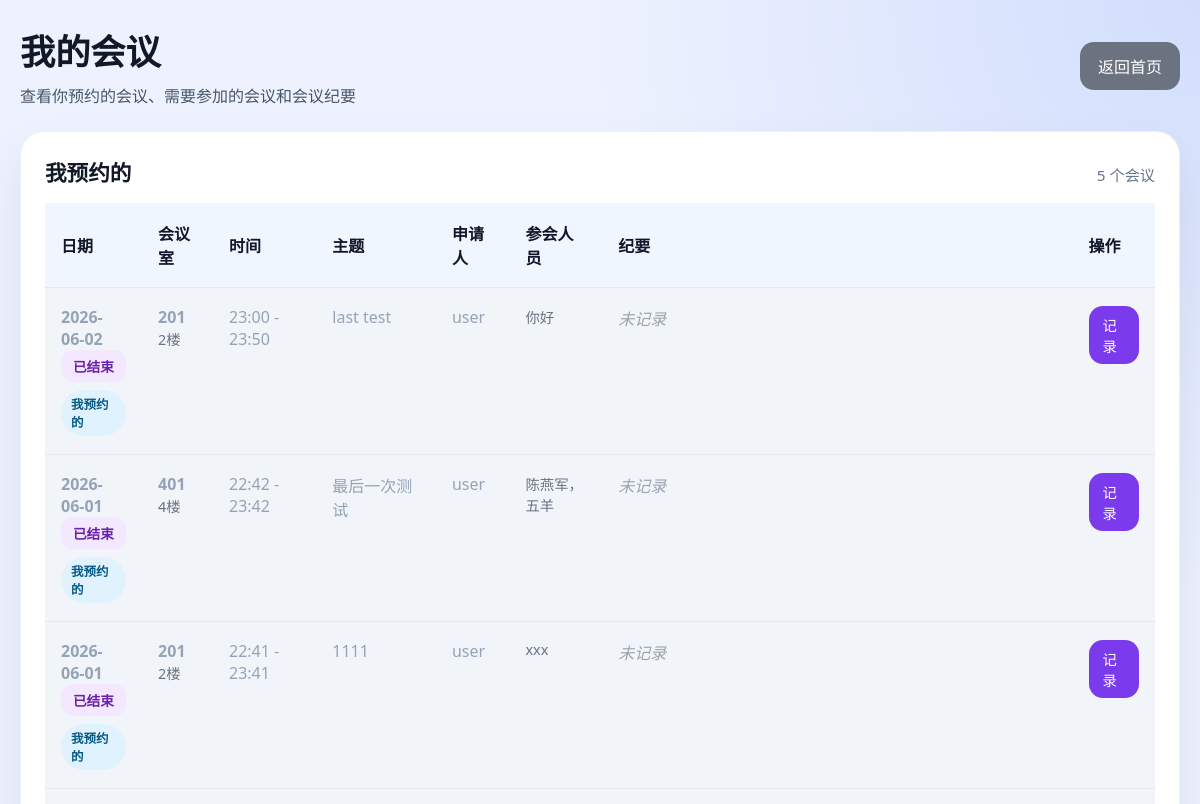
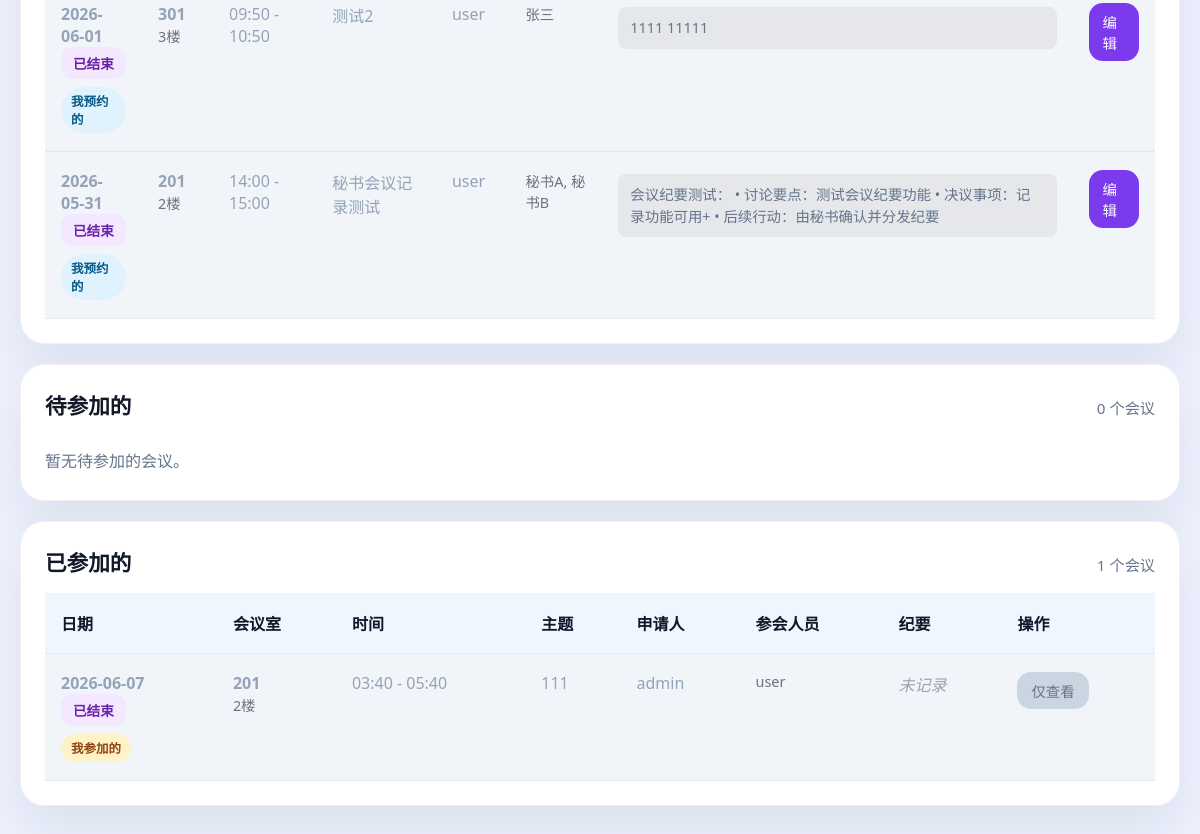
/my_bookings (signed in), run on an earlier commit of the app's database (2 pictures, top to bottom).
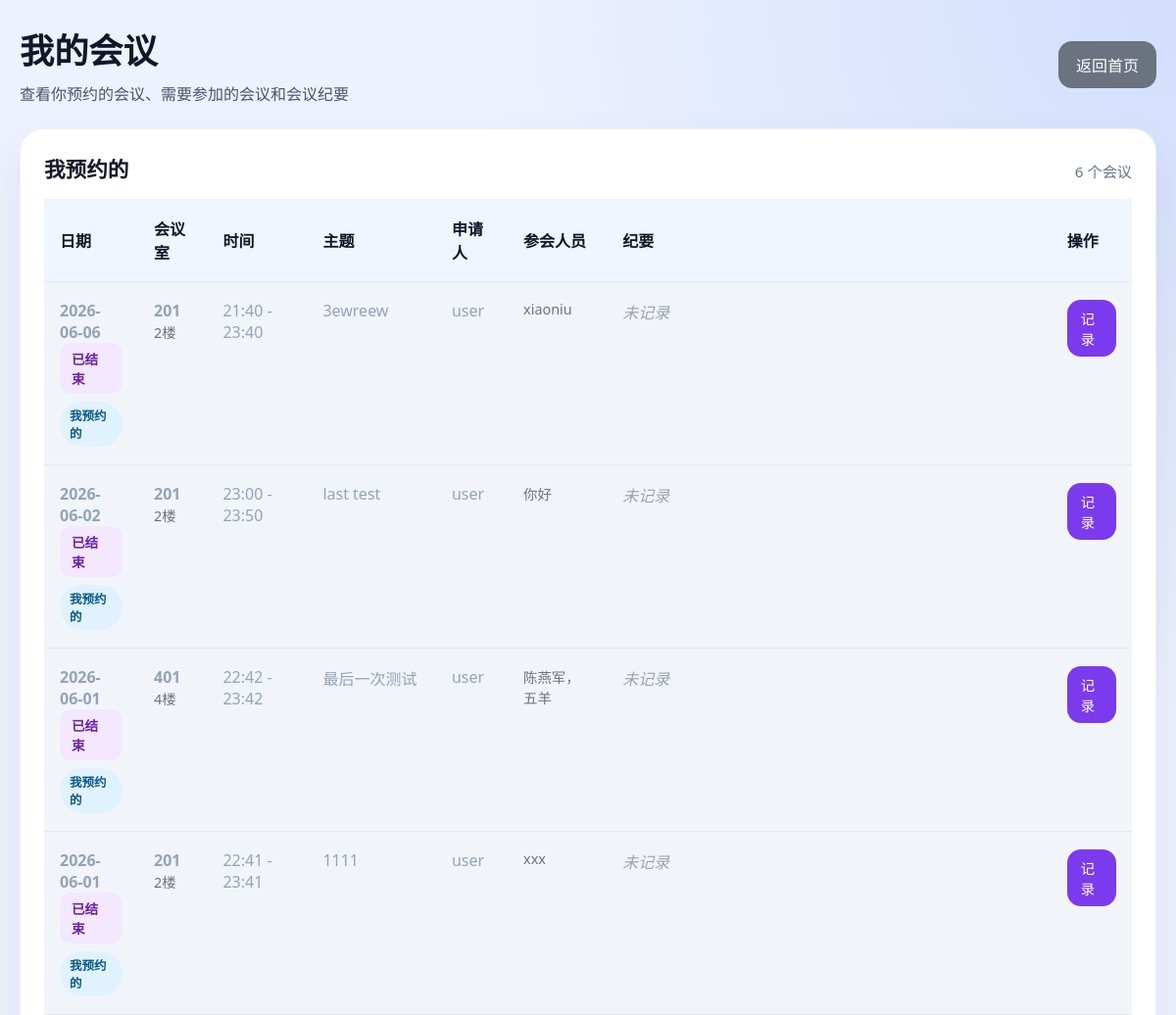
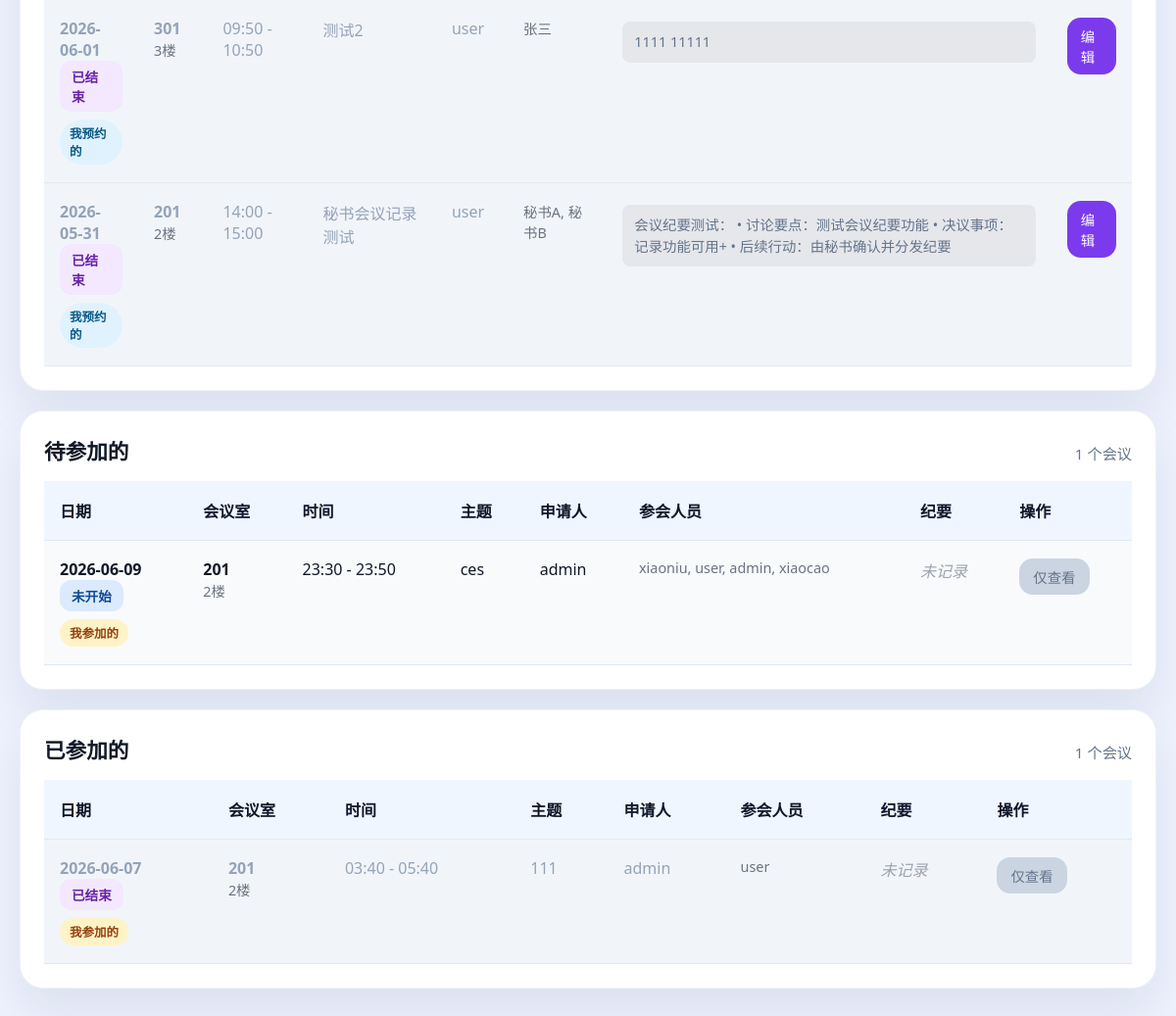
And on a later commit of the database (2 pictures, top to bottom).
### tables this page shows
CREATE TABLE booking (
                booking_id INTEGER PRIMARY KEY AUTOINCREMENT,
                room_id INTEGER NOT NULL,
                date TEXT NOT NULL,
                start_time TEXT NOT NULL,
                end_time TEXT NOT NULL,
                owner TEXT NOT NULL,
                subject TEXT NOT NULL,
                attendees TEXT NOT NULL DEFAULT '', minutes TEXT NOT NULL DEFAULT '', owner_display TEXT NOT NULL DEFAULT '', attendee_usernames TEXT NOT NULL DEFAULT '',
                FOREIGN KEY (room_id) REFERENCES room(room_id) ON DELETE CASCADE
            );

CREATE TABLE room (
                room_id INTEGER PRIMARY KEY AUTOINCREMENT,
                name TEXT NOT NULL UNIQUE,
                capacity INTEGER NOT NULL,
                location TEXT NOT NULL
            );

### app.py (the view)
@app.route("/my_bookings")
@login_required
def my_bookings():
    user = session.get("user")
    username = user.get("username")
    bookings = get_user_related_bookings(username)
    now = datetime.now()
    owned_bookings = []
    pending_attendee_bookings = []
    attended_bookings = []
    for booking in bookings:
        start_at = parse_booking_datetime(booking.get("date"), booking.get("start_time"))
        end_at = parse_booking_datetime(booking.get("date"), booking.get("end_time"))
        booking["can_write_minutes"] = bool(start_at and start_at <= now)
        booking["is_ended"] = bool(end_at and end_at <= now)
        booking["is_owner"] = booking.get("relation") in {"owner", "both"}
        if booking["is_owner"]:
            owned_bookings.append(booking)
        elif booking["is_ended"]:
            attended_bookings.append(booking)
        else:
            pending_attendee_bookings.append(booking)
    owned_bookings.sort(key=lambda item: (item["date"], item["start_time"]), reverse=True)
    pending_attendee_bookings.sort(key=lambda item: (item["date"], item["start_time"]))
    attended_bookings.sort(key=lambda item: (item["date"], item["start_time"]), reverse=True)
    return render_template(
        "my_bookings.html",
        bookings=bookings,
        owned_bookings=owned_bookings,
        pending_attendee_bookings=pending_attendee_bookings,
        attended_bookings=attended_bookings,
        username=username,
        user_role=user.get("role"),
        now_date=date.today().isoformat(),
        now_datetime=datetime.now().strftime("%Y-%m-%d %H:%M"),
    )

### app.py (called while the page is built)
def login_required(view):
    @wraps(view)
    def wrapped(*args, **kwargs):
        if not session.get("user"):
            return redirect(url_for("login", next=request.path))
        return view(*args, **kwargs)
    return wrapped

def parse_booking_datetime(date_value, time_value):
    try:
        return datetime.fromisoformat(f"{date_value}T{time_value}")
    except (TypeError, ValueError):
        return None

@app.context_processor
def inject_user():
    return {"current_user": session.get("user")}

### models.py (called while the page is built)
def get_connection():
    conn = sqlite3.connect(DB_PATH)
    conn.row_factory = sqlite3.Row
    conn.execute("PRAGMA foreign_keys = ON")
    return conn

def fetch_all(query, params=()):
    with get_connection() as conn:
        cursor = conn.execute(query, params)
        return [dict(row) for row in cursor.fetchall()]

def fetch_one(query, params=()):
    with get_connection() as conn:
        cursor = conn.execute(query, params)
        row = cursor.fetchone()
        return dict(row) if row else None

def get_user_by_username(username):
    return fetch_one("SELECT * FROM user_account WHERE username = ?", (username,))

### templates/my_bookings.html (shortened to what the changed rows need)
<!DOCTYPE html>
<html lang="zh-CN">
<head>
</head>
<body>
{% macro meeting_table(rows, empty_text) %}
    {% if rows %}
        <table>
            <thead>
            <tr>
                <th>日期</th>
                <th>会议室</th>
                <th>时间</th>
                <th>主题</th>
                <th>申请人</th>
                <th>参会人员</th>
                <th>纪要</th>
                <th>操作</th>
            </tr>
            </thead>
            <tbody>
            {% for booking in rows %}
                <tr class="{% if booking.is_ended %}meeting-ended{% endif %}">
                    <td>
                        <strong>{{ booking.date }}</strong>
                        <br>
                        <span class="status-badge {% if booking.is_ended %}status-past{% elif booking.can_write_minutes %}status-active{% else %}status-future{% endif %}">
                            {% if booking.is_ended %}已结束{% elif booking.can_write_minutes %}进行中{% else %}未开始{% endif %}
                        </span>
                        <br>
                        <span class="relation-badge {{ booking.relation }}">
                            {% if booking.relation == "attendee" %}我参加的{% elif booking.relation == "both" %}我预约并参加{% else %}我预约的{% endif %}
                        </span>
                    </td>
                    <td>
                        <strong>{{ booking.room_name }}</strong>
                        <br>
                        <span style="color: #6b7280; font-size: 0.9rem;">{{ booking.location }}</span>
                    </td>
                    <td>{{ booking.start_time }} - {{ booking.end_time }}</td>
                    <td>{{ booking.subject }}</td>
                    <td>{{ booking.owner_display or booking.owner }}</td>
                    <td style="color: #6b7280; font-size: 0.9rem;">{{ booking.attendees }}</td>
                    <td>
                        {% if booking.minutes %}
                            <div class="minutes-preview">{{ booking.minutes[:100] }}{% if booking.minutes|length > 100 %}...{% endif %}</div>
                        {% else %}
                            <span class="no-minutes">未记录</span>
                        {% endif %}
                    </td>
                    <td>
                        {% if booking.is_owner and booking.can_write_minutes %}
                            <a href="/booking/minutes/{{ booking.booking_id }}" class="button edit">
                                {% if booking.minutes %}编辑{% else %}记录{% endif %}
                            </a>
                        {% elif booking.is_owner and not booking.can_write_minutes %}
                            <span class="button disabled" title="会议开始后才能填写会议纪要">未开始</span>
                            <form method="post" action="/booking/cancel/{{ booking.booking_id }}" onsubmit="return confirm('确定取消这个会议预约吗？');">
                                <input type="hidden" name="return_to" value="/my_bookings">
                                <button type="submit" class="button cancel">取消预约</button>
                            </form>
                        {% else %}
                            <span class="button disabled" title="参会会议仅可查看">仅查看</span>
                        {% endif %}
                    </td>
                </tr>
            {% endfor %}
            </tbody>
        </table>
    {% else %}
        <div class="section-empty">{{ empty_text }}</div>
    {% endif %}
{% endmacro %}
<div class="container">
    <div class="header">
        <div>
            <h1>我的会议</h1>
        </div>
    </div>
    {% if bookings %}
        <div class="card">
            <div class="section-heading">
                <h2>我预约的</h2>
                <span>{{ owned_bookings|length }} 个会议</span>
            </div>
            {{ meeting_table(owned_bookings, "暂无自己预约的会议。") }}
        </div>
        <div class="card">
            <div class="section-heading">
                <h2>待参加的</h2>
                <span>{{ pending_attendee_bookings|length }} 个会议</span>
            </div>
            {{ meeting_table(pending_attendee_bookings, "暂无待参加的会议。") }}
        </div>
        <div class="card">
            <div class="section-heading">
                <h2>已参加的</h2>
                <span>{{ attended_bookings|length }} 个会议</span>
            </div>
            {{ meeting_table(attended_bookings, "暂无已参加的会议。") }}
        </div>
    {% endif %}
</div>
</body>
</html>

What changed in the data, as far as the page shows it:
added booking: date "2026-06-06", shows "已结束", shows "我预约的", room_name "201", location "2楼", start_time "21:40", end_time "23:40", subject "3ewreew", owner_display "user", attendees "xiaoniu", minutes "未记录"
added booking: date "2026-06-09", shows "未开始", shows "我参加的", room_name "201", location "2楼", start_time "23:30", end_time "23:50", subject "ces", owner_display "admin", attendees "xiaoniu, user, admin, xiaocao", minutes "未记录", shows "仅查看"
Also different on the page:
{{ owned_bookings|length }}: "5" → "6"
{{ pending_attendee_bookings|length }}: "0" → "1"
{{ empty_text }}: "暂无待参加的会议。" → (not shown)
text no longer shown: "日期 日期 会议室 会议室 时间 时间 主题 主题 申请人 申请人 参会人员 参会人员 纪要 纪要 操作 操作"
text now shown: "日期 日期 日期 会议室 会议室 会议室 时间 时间 时间 主题 主题 主题 申请人 申请人 申请人 参会人员 参会人员 参会人员 纪要 纪要 纪要 操作 操作 操作"
